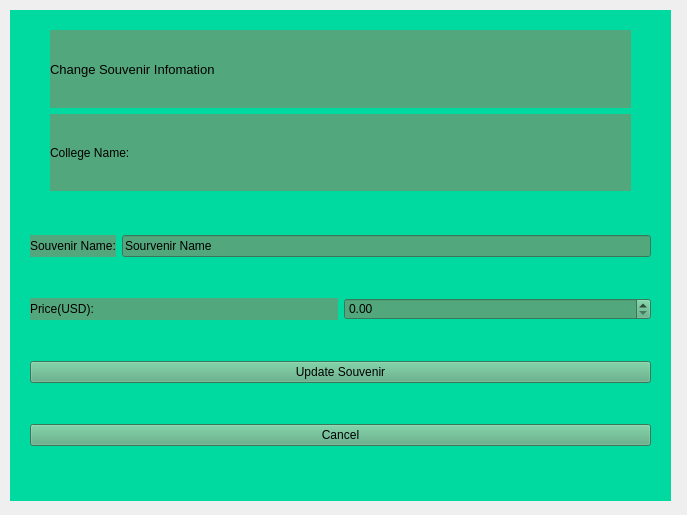
<?xml version="1.0" encoding="UTF-8"?>
<ui version="4.0">
 <class>Maintenance</class>
 <widget class="QWidget" name="Maintenance">
  <property name="geometry">
   <rect>
    <x>0</x>
    <y>0</y>
    <width>687</width>
    <height>515</height>
   </rect>
  </property>
  <property name="windowTitle">
   <string>Form</string>
  </property>
  <widget class="QStackedWidget" name="MaintenanceWidget">
   <property name="geometry">
    <rect>
     <x>10</x>
     <y>10</y>
     <width>661</width>
     <height>491</height>
    </rect>
   </property>
   <property name="styleSheet">
    <string notr="true">background-color: rgb(0, 217, 159);</string>
   </property>
   <property name="currentIndex">
    <number>1</number>
   </property>
   <widget class="QWidget" name="AddSouvenirWidget">
    <widget class="QWidget" name="verticalLayoutWidget">
     <property name="geometry">
      <rect>
       <x>20</x>
       <y>90</y>
       <width>621</width>
       <height>341</height>
      </rect>
     </property>
     <layout class="QVBoxLayout" name="verticalLayout">
      <item>
       <layout class="QHBoxLayout" name="horizontalLayout_2">
        <item>
         <widget class="QLabel" name="AddCollegeNamelabel">
          <property name="styleSheet">
           <string notr="true">background-color: rgb(83, 167, 124);</string>
          </property>
          <property name="text">
           <string>College Name:</string>
          </property>
         </widget>
        </item>
        <item>
         <widget class="QComboBox" name="AddCollegeNameComboBox">
          <property name="styleSheet">
           <string notr="true">background-color: rgb(83, 167, 124);</string>
          </property>
         </widget>
        </item>
       </layout>
      </item>
      <item>
       <layout class="QHBoxLayout" name="horizontalLayout">
        <item>
         <widget class="QLabel" name="AddSouvenirNamelabel">
          <property name="styleSheet">
           <string notr="true">background-color: rgb(83, 167, 124);</string>
          </property>
          <property name="text">
           <string>Souvenir Name:</string>
          </property>
         </widget>
        </item>
        <item>
         <widget class="QLineEdit" name="AddSouvenirNameLine">
          <property name="styleSheet">
           <string notr="true">background-color: rgb(83, 167, 124);</string>
          </property>
          <property name="text">
           <string>Sourvenir Name</string>
          </property>
         </widget>
        </item>
       </layout>
      </item>
      <item>
       <layout class="QHBoxLayout" name="horizontalLayout_3">
        <item>
         <widget class="QLabel" name="AddSouvenirPriceLabel">
          <property name="styleSheet">
           <string notr="true">background-color: rgb(83, 167, 124);</string>
          </property>
          <property name="text">
           <string>Price(USD):</string>
          </property>
         </widget>
        </item>
        <item>
         <widget class="QDoubleSpinBox" name="AddPriceSpinBox">
          <property name="styleSheet">
           <string notr="true">background-color: rgb(83, 167, 124);</string>
          </property>
         </widget>
        </item>
       </layout>
      </item>
      <item>
       <widget class="QPushButton" name="AddSouvenirButton">
        <property name="styleSheet">
         <string notr="true">background-color: rgb(83, 167, 124);</string>
        </property>
        <property name="text">
         <string>Add Souvenir</string>
        </property>
       </widget>
      </item>
      <item>
       <widget class="QPushButton" name="AddCancelButton">
        <property name="styleSheet">
         <string notr="true">background-color: rgb(83, 167, 124);</string>
        </property>
        <property name="text">
         <string>Cancel</string>
        </property>
       </widget>
      </item>
     </layout>
    </widget>
    <widget class="QLabel" name="AddSouvenirlabel">
     <property name="geometry">
      <rect>
       <x>50</x>
       <y>20</y>
       <width>521</width>
       <height>51</height>
      </rect>
     </property>
     <property name="font">
      <font>
       <pointsize>10</pointsize>
      </font>
     </property>
     <property name="styleSheet">
      <string notr="true">background-color: rgb(83, 167, 124);</string>
     </property>
     <property name="text">
      <string>Add A New Souvenir</string>
     </property>
    </widget>
   </widget>
   <widget class="QWidget" name="EditSouvenirWidget">
    <widget class="QWidget" name="verticalLayoutWidget_2">
     <property name="geometry">
      <rect>
       <x>20</x>
       <y>190</y>
       <width>621</width>
       <height>281</height>
      </rect>
     </property>
     <layout class="QVBoxLayout" name="verticalLayout_2">
      <item>
       <layout class="QHBoxLayout" name="horizontalLayout_5">
        <item>
         <widget class="QLabel" name="EditSouvenirNamelabel">
          <property name="styleSheet">
           <string notr="true">background-color: rgb(83, 167, 124);</string>
          </property>
          <property name="text">
           <string>Souvenir Name:</string>
          </property>
         </widget>
        </item>
        <item>
         <widget class="QLineEdit" name="EditSouvenirNameLine">
          <property name="styleSheet">
           <string notr="true">background-color: rgb(83, 167, 124);</string>
          </property>
          <property name="text">
           <string>Sourvenir Name</string>
          </property>
         </widget>
        </item>
       </layout>
      </item>
      <item>
       <layout class="QHBoxLayout" name="horizontalLayout_6">
        <item>
         <widget class="QLabel" name="EditSouvenirPriceLabel">
          <property name="styleSheet">
           <string notr="true">background-color: rgb(83, 167, 124);</string>
          </property>
          <property name="text">
           <string>Price(USD):</string>
          </property>
         </widget>
        </item>
        <item>
         <widget class="QDoubleSpinBox" name="EditPriceSpinBox">
          <property name="styleSheet">
           <string notr="true">background-color: rgb(83, 167, 124);</string>
          </property>
         </widget>
        </item>
       </layout>
      </item>
      <item>
       <widget class="QPushButton" name="EditSouvenirButton">
        <property name="styleSheet">
         <string notr="true">background-color: rgb(83, 167, 124);</string>
        </property>
        <property name="text">
         <string>Update Souvenir</string>
        </property>
       </widget>
      </item>
      <item>
       <widget class="QPushButton" name="EditCancelButton">
        <property name="styleSheet">
         <string notr="true">background-color: rgb(83, 167, 124);</string>
        </property>
        <property name="text">
         <string>Cancel</string>
        </property>
       </widget>
      </item>
     </layout>
    </widget>
    <widget class="QWidget" name="verticalLayoutWidget_3">
     <property name="geometry">
      <rect>
       <x>40</x>
       <y>20</y>
       <width>581</width>
       <height>161</height>
      </rect>
     </property>
     <layout class="QVBoxLayout" name="verticalLayout_3">
      <item>
       <widget class="QLabel" name="EditSouvenirelabel">
        <property name="font">
         <font>
          <pointsize>10</pointsize>
         </font>
        </property>
        <property name="styleSheet">
         <string notr="true">background-color: rgb(83, 167, 124);</string>
        </property>
        <property name="text">
         <string>Change Souvenir Infomation</string>
        </property>
       </widget>
      </item>
      <item>
       <widget class="QLabel" name="EditCollegeName">
        <property name="styleSheet">
         <string notr="true">background-color: rgb(83, 167, 124);</string>
        </property>
        <property name="text">
         <string>College Name:</string>
        </property>
       </widget>
      </item>
     </layout>
    </widget>
   </widget>
  </widget>
 </widget>
 <resources/>
 <connections/>
</ui>
